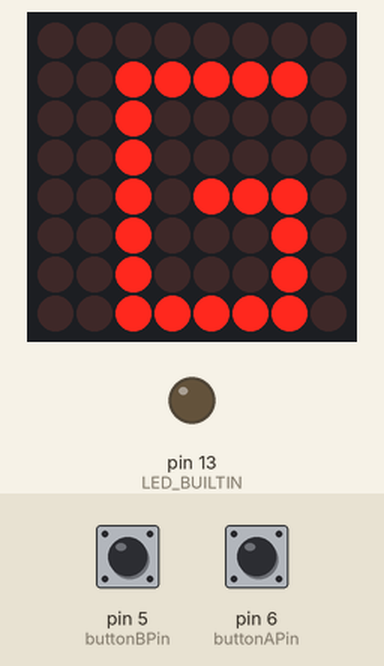
This program was run on a simulated Arduino Uno, built with avr-gcc and run on an emulated ATmega328P. Shown: 8×8 LED matrix, output pins drawn as LEDs (lit = HIGH). The inputs (shaded band) are chosen by the test bench; at power-on: pin 6 (buttonAPin) HIGH, pin 5 (buttonBPin) HIGH.

Above: at 1.2 s.
1.3 s: pin 6 (buttonAPin) pulled LOW for 0.15 s
At 2.5 s:
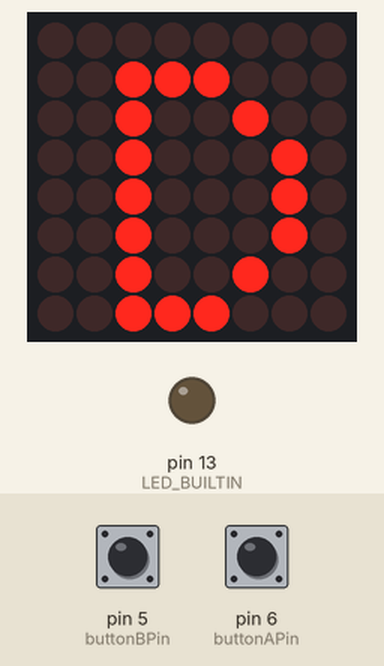
2.9 s: pin 6 (buttonAPin) pulled LOW for 1 s
At 3.6 s:
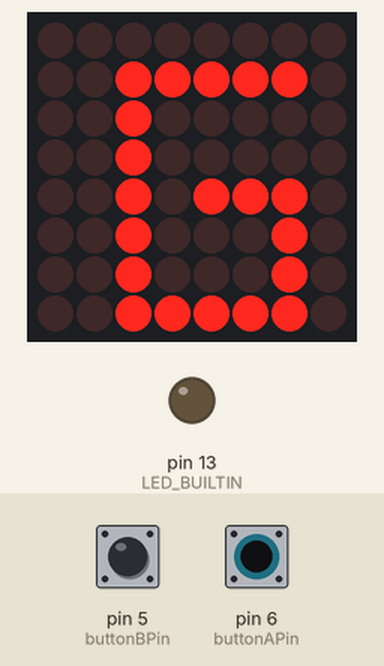
5.4 s: pin 6 (buttonAPin) pulled LOW for 3.2 s
At 6.8 s:
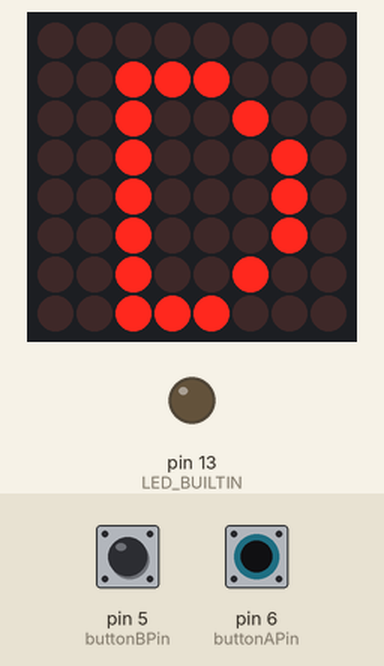
Timing chart, 0 to 8.4 s (numbered marks = the images above; inputs shaded):
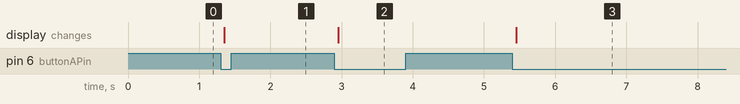

The program:

main.cpp
```cpp
//www.elegoo.com
//2016.12.9

//We always have to include the library
#include <EEPROM.h>
#include <Arduino.h>
#include "screen.h"
#include "my-button.h"
#include "data.h"
#include "menu.h"

int current = 0;

/* we always wait a bit between updates of the display */
unsigned long delaytime1 = 500;
unsigned long delaytime2 = 50;

const int buttonAPin = 6;
const int buttonBPin = 5;
void turnOn()
{
  digitalWrite(LED_BUILTIN, HIGH);
}

void turnOff()
{
  digitalWrite(LED_BUILTIN, LOW);
}

MyButton button = MyButton(buttonAPin);

MyButton buttonB = MyButton(buttonBPin);
void interval()
{
  delay(1000);
  clearScreen();
}

bool isFirst = true;

void setup()
{
  initScreen();
  pinMode(LED_BUILTIN, OUTPUT);
  pinMode(buttonAPin, INPUT_PULLUP);
  pinMode(buttonBPin, INPUT_PULLUP);

  current = EEPROM.read(0);

  //write(pictures[current]);
}

bool isChoice = true;
bool isRandom = false;

State currentState = State::MENU;
Menu menu = Menu();

void loop()
{

  bool isButtonPressed = false;
  ButtonType buttonPressed;
  if (button.read())
  {
    buttonPressed = ButtonType::A_BUTTON;
    isButtonPressed = true;
  }
  else if (buttonB.read())
  {
    buttonPressed = ButtonType::B_BUTTON;
    isButtonPressed = true;
  }

  switch (currentState)
  {
  case State::MENU:
  {
    menu.show();
    if (isButtonPressed)
    {
      currentState = menu.handleInput(buttonPressed);
    }
    break;
  }

  case State::DRAWING:
  {

    break;
  }

  case State::DRAWN:
  {
    break;
  }

  default:
  {
    break;
  }
  }
  /*
  if (isChoice) {
    if (button.read()) {
      isChoice = false;
      isRandom = true;
      write(randImg);
      interval();
      write(randImg);
      interval();
    }
    if (buttonB.read()) {
      isChoice = false;
      isRandom = false;
      write(normal);
      interval();
      write(normal);
      interval();
    }
    return;
  }

  int len = sizeof pictures / sizeof pictures[0];

  bool hasChanged = false;
  if (button.read()) {
    hasChanged = true;
    current++;
    current %= len;
  }

  if (buttonB.read()) {
    hasChanged = true;
    current--;
    current += len;
    current %= len;
  }

  if (hasChanged) {
    lc.clearDisplay(0);
    write(pictures[current]);
   EEPROM.write(0, current);
  }*/
  /*}
  if (digitalRead(buttonAPin) == LOW) {
    if (button.tryPress()) {
      turnOn();
    }
  }
  else {
    button.release();
  }

  byte *pictures[] = {
    skull,
    star,
    tomb,
    cultist,
    tentacle,
    zero
  };
  byte *numbers[] = {
    one,
    two,
    three,
    four,
    five,
    six,
    seven,
    eight
  };
  for (int i = 0; i < sizeof pictures / sizeof pictures[0]; i++) {
    write(pictures[i]);
    interval();
  }
  for (int i = 0; i < sizeof numbers / sizeof numbers[0]; i++) {
    write(numbers[i]);
    interval();
    writeNegate(numbers[i]);
    interval();
  }*/

  //rows();
  //columns();
  //single();
}
```

data.h
```cpp
#include <Arduino.h>

extern byte skull[];

extern byte star[];

extern byte tomb[];

extern byte cultist[];

extern byte tentacle[];

extern byte one[];

extern byte two[];

extern byte three[];

extern byte four[];

extern byte five[];

extern byte six[];

extern byte seven[];

extern byte eight[];

extern byte zero[];

extern byte randImg[];

extern byte normal[];

extern byte dImg[];

extern byte gImg[];

extern byte drawWait[];
extern byte *pictures[];
```

menu.h
```cpp
#include "my-button.h"

enum class State
{
    MENU,
    DRAWING,
    DRAWN
};

class Menu
{
public:
    Menu();
    void show();
    State handleInput(ButtonType button);

private:
    int currentScreen;
    int isShowing;
};
```

my-button.h
```cpp
enum class ButtonType
{
    A_BUTTON,
    B_BUTTON
};

class MyButton
{
public:
    MyButton(int pin);
    bool read();
    bool state();

private:
    bool pressed;
    bool _state;
    int _pin;
    unsigned long _lastReadTime;
    int _lastRead;
};
```

screen.h
```cpp
#include <Arduino.h>

void clearScreen();
void initScreen();
void write(byte *buf);
```

data.cpp
```cpp
#include <Arduino.h>

byte skull[7] = {
    B01111100,
    B10000010,
    B10101010,
    B10000010,
    B01000100,
    B01010100,
    B00111000};

byte star[7] = {
    B10010010,
    B01010100,
    B00111000,
    B11111110,
    B00111000,
    B01010100,
    B10010010};

byte tomb[7] = {
    B00011100,
    B00111110,
    B00111110,
    B00111110,
    B00111110,
    B00111110,
    B00111110};

byte cultist[7] = {
    B00011100,
    B00111110,
    B01110111,
    B01100011,
    B01010101,
    B01000001,
    B01011101};

byte tentacle[7] = {
    B00011110,
    B00111010,
    B01110001,
    B01110000,
    B00111000,
    B00011100,
    B00111110};

byte one[7] = {
    B00000001,
    B00000001,
    B00000001,
    B00000001,
    B00000001,
    B00000001,
    B00000001,
};

byte two[7] = {
    B00001111,
    B00000001,
    B00000001,
    B00001111,
    B00001000,
    B00001000,
    B00001111};

byte three[7] = {
    B00001111,
    B00000001,
    B00000001,
    B00000111,
    B00000001,
    B00000001,
    B00001111};

byte four[7] = {
    B00001001,
    B00001001,
    B00001001,
    B00001111,
    B00000001,
    B00000001,
    B00000001,
};

byte five[7] = {
    B00001111,
    B00001000,
    B00001000,
    B00001111,
    B00000001,
    B00000001,
    B00001111,
};

byte six[7] = {
    B00001111,
    B00001000,
    B00001000,
    B00001111,
    B00001001,
    B00001001,
    B00001111};

byte seven[7] = {
    B00001111,
    B00001001,
    B00001001,
    B00000001,
    B00000001,
    B00000001,
    B00000001,
};

byte eight[7] = {
    B00001111,
    B00001001,
    B00001001,
    B00001111,
    B00001001,
    B00001001,
    B00001111,
};

byte zero[7] = {
    B00001111,
    B00001001,
    B00001001,
    B00001001,
    B00001001,
    B00001001,
    B00001111,
};

byte randImg[7] = {
    B00111110,
    B00100010,
    B00100010,
    B00111110,
    B00111000,
    B00101100,
    B00100110,
};

byte normal[7] = {
    B00100001,
    B00110001,
    B00111001,
    B00101101,
    B00100111,
    B00100011,
    B00100001};

byte dImg[7] = {
    B00111000,
    B00100100,
    B00100010,
    B00100010,
    B00100010,
    B00100100,
    B00111000,
};

byte gImg[7] = {
    B00111110,
    B00100000,
    B00100000,
    B00101110,
    B00100010,
    B00100010,
    B00111110,
};

byte drawWait[7] = {
    B01111110,
    B01000010,
    B01011010,
    B01011010,
    B01011010,
    B01000010,
    B01111110,
};

byte *pictures[] = {
    skull,
    star,
    tomb,
    cultist,
    tentacle,
    zero};
```

menu.cpp
```cpp
#include "menu.h"
#include "screen.h"
#include "data.h"

Menu::Menu()
{
    currentScreen = 0;
    isShowing = -1;
}

#define DRAW_SCREEN 1
#define GENERATE_SCREEN 0

void Menu::show()
{
    if (isShowing != currentScreen)
    {
        clearScreen();
        byte *out;
        switch (currentScreen)
        {
        case DRAW_SCREEN:
            out = dImg;
            break;
        case GENERATE_SCREEN:
            out = gImg;
            break;
        default:
            out = dImg;
            break;
        }
        clearScreen();
        write(out);
        isShowing = currentScreen;
    }
}

State Menu::handleInput(ButtonType currButton)
{
    if (currButton == ButtonType::A_BUTTON)
    {
        currentScreen = (currentScreen + 1) % 2;
        return State::MENU;
    }
    else
    {
        switch (currentScreen)
        {
        case DRAW_SCREEN:
            return State::DRAWING;
        default:
            return State::MENU;
        }
    }
}

Menu menu = Menu();
```

my-button.cpp
```cpp
#include "my-button.h"
#include <Arduino.h>

MyButton::MyButton(int pin)
{
    _pin = pin;
};
bool MyButton::read()
{
    int val = digitalRead(_pin);
    if (val != _lastRead)
    {
        _lastReadTime = millis();
    }
    _lastRead = val;
    if ((millis() - _lastReadTime) < 50)
    {
        return false;
    }

    if (val == LOW)
    {
        if (!pressed)
        {
            pressed = true;
            _state = !_state;
            return true;
        }
    }
    else
    {
        pressed = false;
    }
    return false;
}

bool MyButton::state()
{
    return _state;
}
```

screen.cpp
```cpp
#include "LedControl.h"
#include "screen.h"

/*
 Now we need a LedControl to work with.
 ***** These pin numbers will probably not work with your hardware *****
 pin 12 is connected to the DataIn
 pin 11 is connected to LOAD(CS)
 pin 10 is connected to the CLK
 We have only a single MAX72XX.
 */
LedControl lc = LedControl(12, 10, 11, 1);

void clearScreen()
{
    lc.clearDisplay(0);
}

void initScreen()
{
    /*
   The MAX72XX is in power-saving mode on startup,
   we have to do a wakeup call
   */
    lc.shutdown(0, false);
    /* Set the brightness to a medium values */
    lc.setIntensity(0, 4);
    /* and clear the display */
    lc.clearDisplay(0);
}

void writeSkipping(byte *buf, int skip)
{
    for (int i = 0; i < 8 - skip; i++)
    {
        lc.setRow(0, i + skip, buf[i]);
    }
}

void write(byte *buf)
{
    writeSkipping(buf, 1);
}

void writeNegate(byte *buf)
{
    for (int i = 0; i < 7; i++)
    {
        if (i == 3)
        {
            lc.setRow(0, i + 1, buf[i] | B01100000);
        }
        else
        {
            lc.setRow(0, i + 1, buf[i]);
        }
    }
}
```

Measured:
- after the input at 1.3 s, the display: changes after 0.05 s (image 1)
- after the input at 2.9 s, the display: changes after 0.05 s (image 2)
- after the input at 5.4 s, the display: changes after 0.05 s (image 3)
